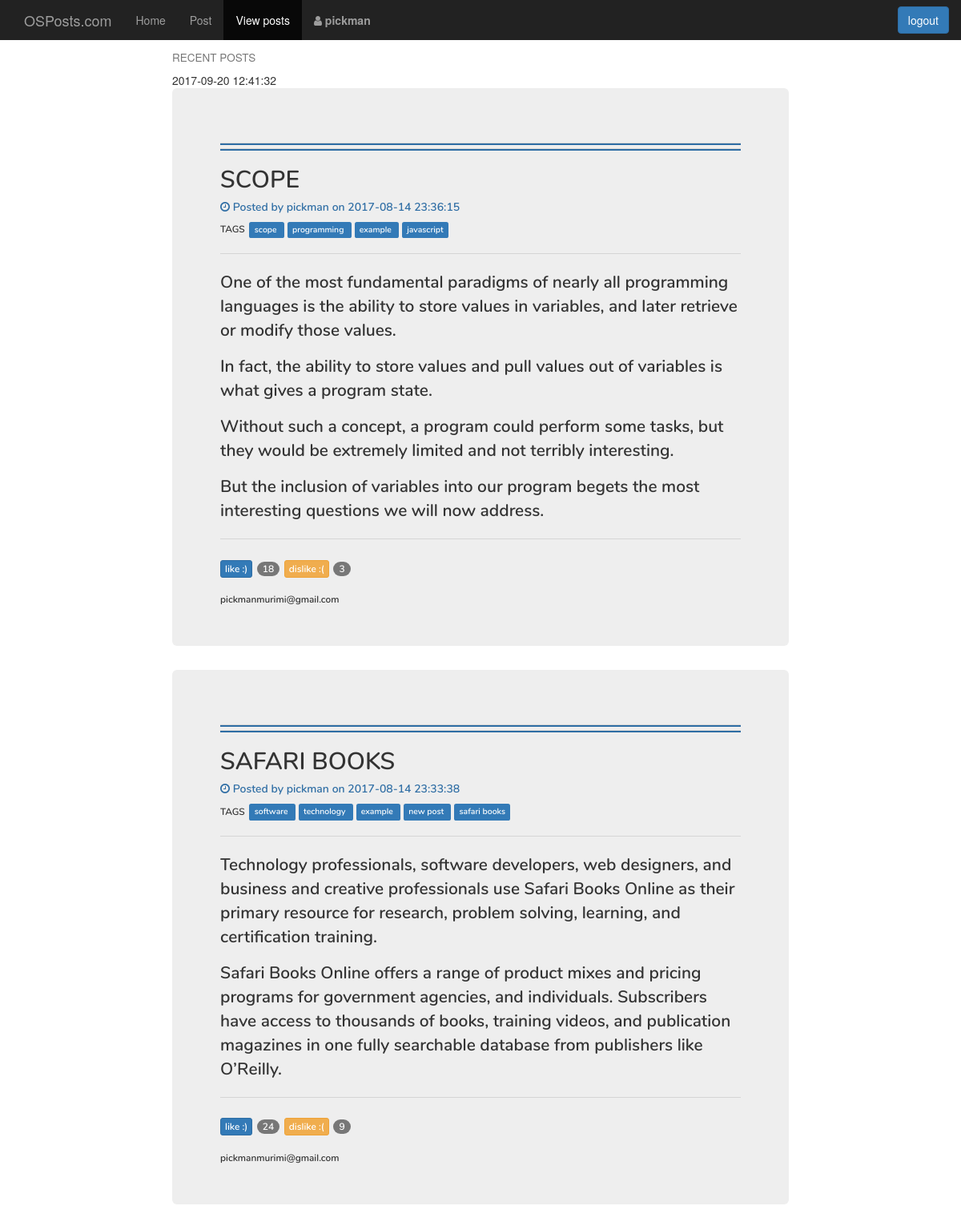
The page /index.php?controller=posts&action=viewposts&pageoffset=0 (signed in) on the database its author committed.
### tables this page shows
CREATE TABLE `posts` (
  `article_id` int(11) unsigned NOT NULL AUTO_INCREMENT,
  `user_id` int(11) NOT NULL,
  `subject` varchar(70) NOT NULL,
  `tags` varchar(70) NOT NULL,
  `article` varchar(550) NOT NULL,
  `date_entered` datetime NOT NULL,
  `date_edited` datetime DEFAULT NULL,
  PRIMARY KEY (`article_id`),
  KEY `user_name` (`user_id`),
  CONSTRAINT `posts_ibfk_2` FOREIGN KEY (`user_id`) REFERENCES `users` (`user_id`) ON DELETE CASCADE ON UPDATE CASCADE
);

CREATE TABLE `users` (
  `user_id` int(11) NOT NULL AUTO_INCREMENT,
  `user_name` varchar(30) NOT NULL,
  `fullnames` varchar(60) NOT NULL,
  `email` varchar(60) NOT NULL,
  `password` varchar(255) NOT NULL,
  `date_created` datetime NOT NULL,
  `last_activity` datetime DEFAULT NULL,
  PRIMARY KEY (`user_id`),
  UNIQUE KEY `user_name` (`user_name`)
);

CREATE TABLE `post_rates` (
  `id` int(10) unsigned NOT NULL AUTO_INCREMENT,
  `post_id` int(11) unsigned NOT NULL,
  `likes` int(10) unsigned DEFAULT NULL,
  `dislikes` int(10) unsigned DEFAULT NULL,
  `last_rate` datetime NOT NULL,
  PRIMARY KEY (`id`),
  UNIQUE KEY `post_id` (`post_id`),
  CONSTRAINT `post_rates_ibfk_1` FOREIGN KEY (`post_id`) REFERENCES `posts` (`article_id`) ON DELETE CASCADE
);

### index.php (called while the page is built, shortened)
<?php
require_once ('controllers/sessions_controller.php');
require_once ('model/dataProcessors/class.string.php');
if(isset($_GET['controller']) && isset($_GET['action'])){
	$controller = $_GET['controller'];
	$action		= $_GET['action'];
}else{
	$controller = 'signup';
	$action		= 'index';
}
require_once ('routes.php');
?>

### controllers/sessions_controller.php (called while the page is built, shortened)
<?php
class sessions
{
    static function trackSession($sessionValue)
    {
        if (isset($_SESSION[$sessionValue])) {
            return true;
        } else {
            return false;
        }
    }
    static function getSessionValue($session)
    {
        if (isset($_SESSION[$session])) {
            return $_SESSION[$session];
        }
    }
}

### model/dataMappers/article/class.article.php (called while the page is built, shortened)
<?php
class article
{
    static function getArticles($offset){
        $db = database::getPDOobject();
        $getArticles = $db->prepare('SELECT article_id,posts.user_id,subject,tags,article,date_entered,date_edited,user_name,fullnames,email,date_created,last_activity FROM `posts`
JOIN users ON posts.user_id = users.user_id ORDER BY posts.date_entered DESC LIMIT 5 OFFSET :offset ');
        $getArticles->execute(array(":offset" => $offset));
        return  $getArticles->fetchAll();
    }
}

### model/dataProcessors/class.string.php (called while the page is built)
<?php
class stringst
{
    static function splitTags($String,$delimeter){
        $tags = explode("$delimeter",$String);
        return $tags;
    }
}

### model/dataMappers/article/class.rates.php (called while the page is built, shortened)
<?php
class rates
{
    public $post_id;
    function __construct($postId)
    {
        $this->post_id = $postId;
    }
    public function getLikes(){
        $db = database::getPDOobject();
        $getLikes = $db->prepare('SELECT `likes` FROM post_rates WHERE `post_id` = :postID');
        $getLikes->execute(array(':postID' => $this->post_id));
        return $getLikes->fetch()['likes'];
    }
    public function getDislikes(){
        $db = database::getPDOobject();
        $getDisLikes = $db->prepare('SELECT `dislikes` FROM post_rates WHERE `post_id` = :postID');
        $getDisLikes->execute(array(':postID' => $this->post_id));
        return $getDisLikes->fetch()['dislikes'];
    }
}

### views/post/viewposts.php (the view, shortened to what this page needs)
<?php
$postpage   = '';
$homepage   = '';
$viewposts  = 'active';
?>
<?php require_once ('views/header.php'); ?>
<section>
    <div class="container col-md-8 col-lg-offset-2">
        <h4><small>RECENT POSTS</small></h4>
        <?php echo date('Y-m-d H:i:s');?>
        <?php foreach ($articles as $value){    $rates = new rates($value['article_id']);?>
        <article class="jumbotron" style="font-family: OSpostsFont;">
            <hr style="margin-bottom:4px;height: 2px;color: #2e6da4;background-color: #2e6da4;">
            <hr style="margin-top:4px;height: 2px;color: #2e6da4;background-color: #2e6da4;">
            <h2><?php echo $value['subject'];?></h2>
            <h5 style="color: #2e6da4;"><i class="fa fa-clock-o"></i> Posted by <?php echo $value['user_name']. ' on ' .$value['date_entered'];?> </h5>
            <div id="tags">
                <small>TAGS</small>
                <?php foreach (stringst::splitTags($value['tags'],'\\') as $tag ){?>
            <span style="margin-left: 2px;margin-right: 2px;" class="label label-primary"> <?php echo $tag; ?> </span>
                <?php }?>
            </div>
            <hr>
            <div style="font-size: medium;">
                <?php foreach (stringst::splitTags($value['article'],"\n") as $paragraph){?>
                <p> <?php echo $paragraph; ?></p>
                <?php }; ?>
            </div>
            <hr>
            <div>
                <p><button class="btn btn-xs btn-primary" onclick="like(<?php echo $value['article_id'];?>)">like :)</button> <span id="like<?php echo $value['article_id'];?>" class="badge"> <?php echo $rates->getLikes(); ?> </span>
                    <button class="btn btn-xs btn-warning" onclick="dislike(<?php echo $value['article_id'];?>)">dislike :(</button> <span id="dislike<?php echo $value['article_id'];?>" class="badge"> <?php echo $rates->getDislikes(); ?> </span>
                </p>
                <small class="text-right"><?php echo $value['email'];?></small>
            </div>
        </article>
        <?php };?>
    </div>
    <div>
    </div>
</section>

### routes.php (shortened to what this page needs)
<?php
function call($controller,$action)
{
    switch ($controller){
        case 'posts':
            require_once ('model/dataMappers/article/class.article.php');
            require_once ('model/dataMappers/article/class.rates.php');
            $controller = new  Postscontroller();
            break;
    }
    $controller->{ $action }();
}
$controllers = array('pages' => ['home','error',],
                     'posts' => ['post','publish','viewposts','getLikes','getDisLikes','Like','DisLike','viewLatest',],
                     'signup'=> ['index','signup'],
                     'login' => ['login','logout'],);
if (array_key_exists($controller,$controllers)){
    if (in_array($action,$controllers[$controller])){
        call($controller,$action);
    }else{
        call('pages','error');
    }
}else{
    call('pages','error');
}

### controllers/posts_controller.php (shortened to what this page needs)
<?php
class Postscontroller
{
    public function viewposts(){
        if (sessions::trackSession('loggedIn')){
            $articles = article::getArticles($_GET['pageoffset']);
            require_once ('views/post/viewposts.php');
        }else{
            $message = '<span>You need to <b>login</b> first to view the view posts page<b>.</b></span><span> If you do not have an account, fill the form below to sign up. </span>';
            errorHandler::sendToIndexpage($message);
        }
    }
}

### views/header.php (shortened to what this page needs)
<!DOCTYPE html>
<html>
<head>
    <link rel="stylesheet" href="public/style/css/bootstrap.min.css">
    <link rel="stylesheet" href="public/style/font-awesome-4.7.0/css/font-awesome.min.css">
</head>
<body>
<header>
    <nav id="mainnav" class="navbar-inverse">
        <div class="container-fluid">
            <div class="navbar-header">
                <?php if (sessions::trackSession('loggedIn')){
                    $href = "http://localhost/OSPosts/index.php?controller=pages&action=home";
                }else{
                    $href = "http://localhost/OSPosts/index.php?controller=signup&action=index";
                }?>
                <a class="navbar-brand" href="<?php echo $href; ?>">OSPosts.com</a>
            </div>
            <?php
            if (isset($_GET['controller']) && isset($_GET['action'])){
            if ($_GET['controller'] == 'signup' && $_GET['action'] == 'index'){
                require_once ('signup/login.php');
            }else{
                require_once ('nav.php');
            }
            }else{
                require_once ('signup/login.php');
            }
            ?>
        </div>
    </nav>
</header>

### views/nav.php (shortened to what this page needs)
<ul class="nav navbar-nav">
    <li class="<?php echo $homepage ?>"><a href="?controller=pages&action=home">Home</a></li>
    <li class="<?php echo $postpage ?>"><a href="?controller=posts&action=post">Post</a></li>
    <li class="<?php echo $viewposts ?>"><a href="?controller=posts&action=viewposts&pageoffset=0">View posts</a></li>
</ul>
<ul class="nav navbar-nav">
    <li><a href="?controller=pages&action=home"><i class="fa fa-user"></i> <b> <?php echo sessions::getSessionValue('username');?></b> </a></li>
</ul>
<ul class="nav navbar-nav navbar-right">
    <li>
        <form id="logoutForm" method="post" action="index.php/?controller=login&action=logout" class="navbar-form navbar-left">
            <div class="form-group">
                <button type="submit" class="btn btn-primary" id="login">logout</button>
            </div>
        </form>
    </li>
</ul>

### views/header.php (style rules this page uses)
a { text-decoration: none !important; }

### rows shown on the page
posts: subject "SCOPE", user.user_name "pickman", date_entered "2017-08-14 23:36:15", tags "scope", tags "programming", tags "example", tags "javascript", article "One of the most fundamental paradigms of nearly all programming languages is the ability to store values in variables, and later retrieve or modify those values.", article "In fact, the ability to store values and pull values out of variables is what gives a program state.", article "Without such a concept, a program could perform some tasks, but they would be extremely limited and not terribly interesting.", article "But the inclusion of variables into our program begets the most interesting questions we will now address.", article_id.likes "18", article_id.dislikes "3", user.email "pickmanmurimi@gmail.com"
posts: subject "SAFARI BOOKS", user.user_name "pickman", date_entered "2017-08-14 23:33:38", tags "software", tags "technology", tags "example", tags "new post", tags "safari books", article "Technology professionals, software developers, web designers, and business and creative professionals use Safari Books Online as their primary resource for research, problem solving, learning, and certification training.", article "Safari Books Online offers a range of product mixes and pricing programs for government agencies, and individuals. Subscribers have access to thousands of books, training videos, and publication magazines in one fully searchable database from publishers like O’Reilly.", article_id.likes "24", article_id.dislikes "9", user.email "pickmanmurimi@gmail.com"

### other values the page prints
sessions::getSessionValue('username') "pickman"
